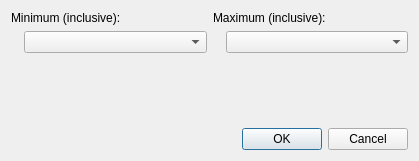
<?xml version="1.0" encoding="UTF-8"?>
<ui version="4.0">
 <class>visibilityDialog</class>
 <widget class="QDialog" name="visibilityDialog">
  <property name="geometry">
   <rect>
    <x>0</x>
    <y>0</y>
    <width>419</width>
    <height>161</height>
   </rect>
  </property>
  <property name="windowTitle">
   <string>Visibility by zoom level</string>
  </property>
  <property name="sizeGripEnabled">
   <bool>false</bool>
  </property>
  <layout class="QVBoxLayout" name="verticalLayout">
   <item>
    <layout class="QHBoxLayout" name="horizontalLayout">
     <item>
      <layout class="QFormLayout" name="formLayout">
       <item row="1" column="0">
        <widget class="QLabel" name="label">
         <property name="text">
          <string/>
         </property>
         <property name="pixmap">
          <pixmap>../icons/mActionZoomOut.png</pixmap>
         </property>
        </widget>
       </item>
       <item row="1" column="1">
        <widget class="QComboBox" name="minZoomLevelCombo"/>
       </item>
       <item row="0" column="0" colspan="2">
        <widget class="QLabel" name="label_3">
         <property name="text">
          <string>Minimum (inclusive):</string>
         </property>
        </widget>
       </item>
      </layout>
     </item>
     <item>
      <layout class="QFormLayout" name="formLayout_2">
       <item row="0" column="0" colspan="2">
        <widget class="QLabel" name="label_4">
         <property name="text">
          <string>Maximum (inclusive):</string>
         </property>
        </widget>
       </item>
       <item row="1" column="0">
        <widget class="QLabel" name="label_2">
         <property name="text">
          <string/>
         </property>
         <property name="pixmap">
          <pixmap>../icons/mActionZoomIn.png</pixmap>
         </property>
        </widget>
       </item>
       <item row="1" column="1">
        <widget class="QComboBox" name="maxZoomLevelCombo"/>
       </item>
      </layout>
     </item>
    </layout>
   </item>
   <item>
    <widget class="QDialogButtonBox" name="buttons">
     <property name="orientation">
      <enum>Qt::Horizontal</enum>
     </property>
     <property name="standardButtons">
      <set>QDialogButtonBox::Cancel|QDialogButtonBox::Ok</set>
     </property>
    </widget>
   </item>
  </layout>
 </widget>
 <resources/>
 <connections>
  <connection>
   <sender>buttons</sender>
   <signal>accepted()</signal>
   <receiver>visibilityDialog</receiver>
   <slot>accept()</slot>
   <hints>
    <hint type="sourcelabel">
     <x>248</x>
     <y>254</y>
    </hint>
    <hint type="destinationlabel">
     <x>157</x>
     <y>274</y>
    </hint>
   </hints>
  </connection>
  <connection>
   <sender>buttons</sender>
   <signal>rejected()</signal>
   <receiver>visibilityDialog</receiver>
   <slot>reject()</slot>
   <hints>
    <hint type="sourcelabel">
     <x>316</x>
     <y>260</y>
    </hint>
    <hint type="destinationlabel">
     <x>286</x>
     <y>274</y>
    </hint>
   </hints>
  </connection>
 </connections>
</ui>
